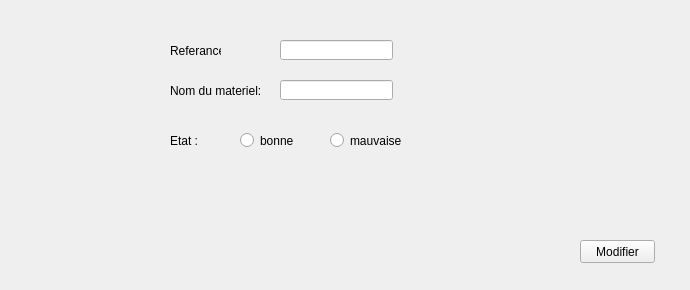
     <widget class="QWidget" name="tab_6">
      <attribute name="title">
       <string>modifier</string>
      </attribute>
      <widget class="QLabel" name="label_83">
       <property name="geometry">
        <rect>
         <x>0</x>
         <y>0</y>
         <width>681</width>
         <height>281</height>
        </rect>
       </property>
       <property name="font">
        <font>
         <family>Arial Rounded MT Bold</family>
        </font>
       </property>
       <property name="text">
        <string/>
       </property>
       <property name="pixmap">
        <pixmap>../../Desktop/design Qt/dddddddddd.jpg</pixmap>
       </property>
      </widget>
      <widget class="QPushButton" name="pushButton_4">
       <property name="geometry">
        <rect>
         <x>580</x>
         <y>240</y>
         <width>75</width>
         <height>23</height>
        </rect>
       </property>
       <property name="focusPolicy">
        <enum>Qt::ClickFocus</enum>
       </property>
       <property name="text">
        <string>Modifier</string>
       </property>
      </widget>
      <widget class="QLabel" name="label_4">
       <property name="geometry">
        <rect>
         <x>170</x>
         <y>40</y>
         <width>51</width>
         <height>21</height>
        </rect>
       </property>
       <property name="text">
        <string>Referance:</string>
       </property>
      </widget>
      <widget class="QLabel" name="label_5">
       <property name="geometry">
        <rect>
         <x>170</x>
         <y>120</y>
         <width>71</width>
         <height>41</height>
        </rect>
       </property>
       <property name="text">
        <string>Etat :</string>
       </property>
      </widget>
      <widget class="QLabel" name="label_6">
       <property name="geometry">
        <rect>
         <x>170</x>
         <y>70</y>
         <width>91</width>
         <height>41</height>
        </rect>
       </property>
       <property name="text">
        <string>Nom du materiel:</string>
       </property>
      </widget>
      <widget class="QLineEdit" name="mat_poss_nom_mod">
       <property name="geometry">
        <rect>
         <x>280</x>
         <y>80</y>
         <width>113</width>
         <height>20</height>
        </rect>
       </property>
      </widget>
      <widget class="QLineEdit" name="mat_poss_reff_mod">
       <property name="geometry">
        <rect>
         <x>280</x>
         <y>40</y>
         <width>113</width>
         <height>20</height>
        </rect>
       </property>
      </widget>
      <widget class="QRadioButton" name="mat_poss_etat_b_mod">
       <property name="geometry">
        <rect>
         <x>240</x>
         <y>130</y>
         <width>91</width>
         <height>21</height>
        </rect>
       </property>
       <property name="text">
        <string>bonne </string>
       </property>
      </widget>
      <widget class="QRadioButton" name="mat_poss_m__mod">
       <property name="geometry">
        <rect>
         <x>330</x>
         <y>130</y>
         <width>91</width>
         <height>21</height>
        </rect>
       </property>
       <property name="text">
        <string>mauvaise</string>
       </property>
      </widget>
     </widget>
